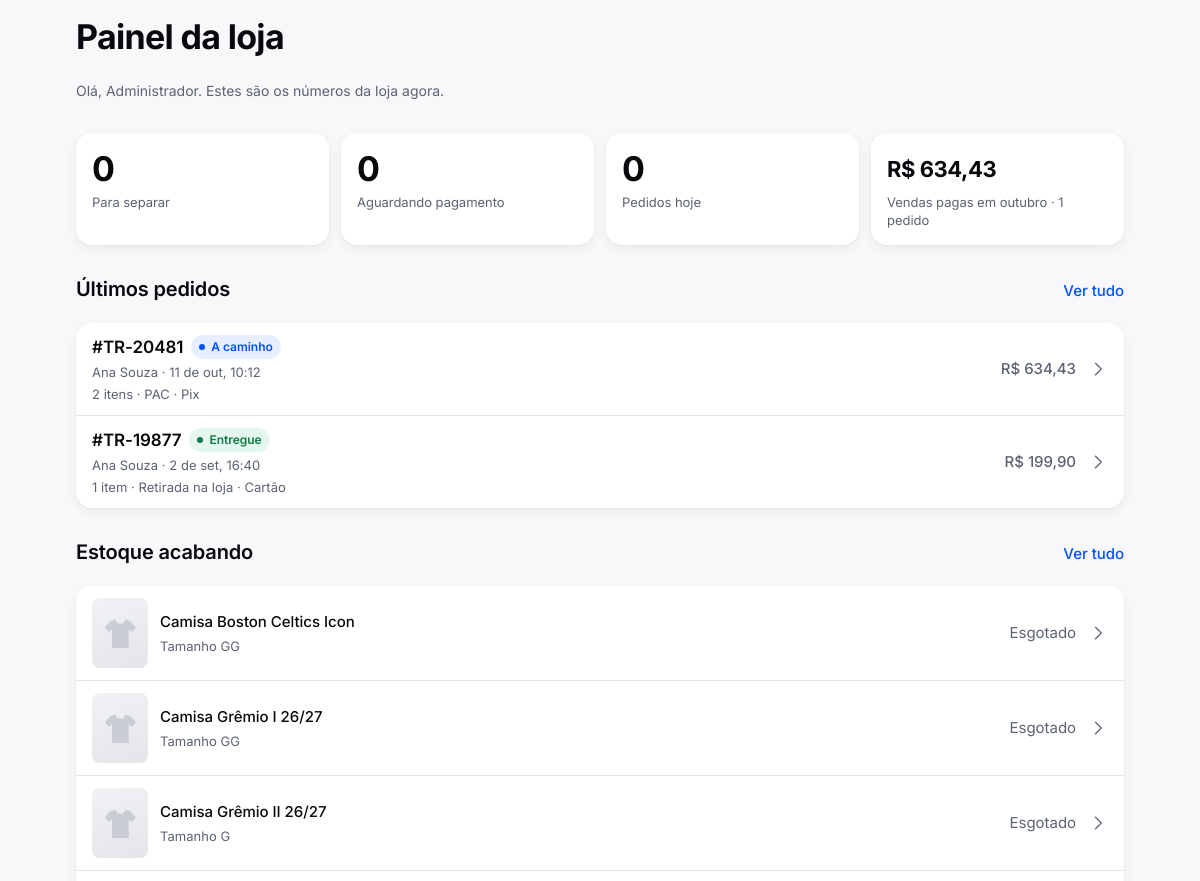
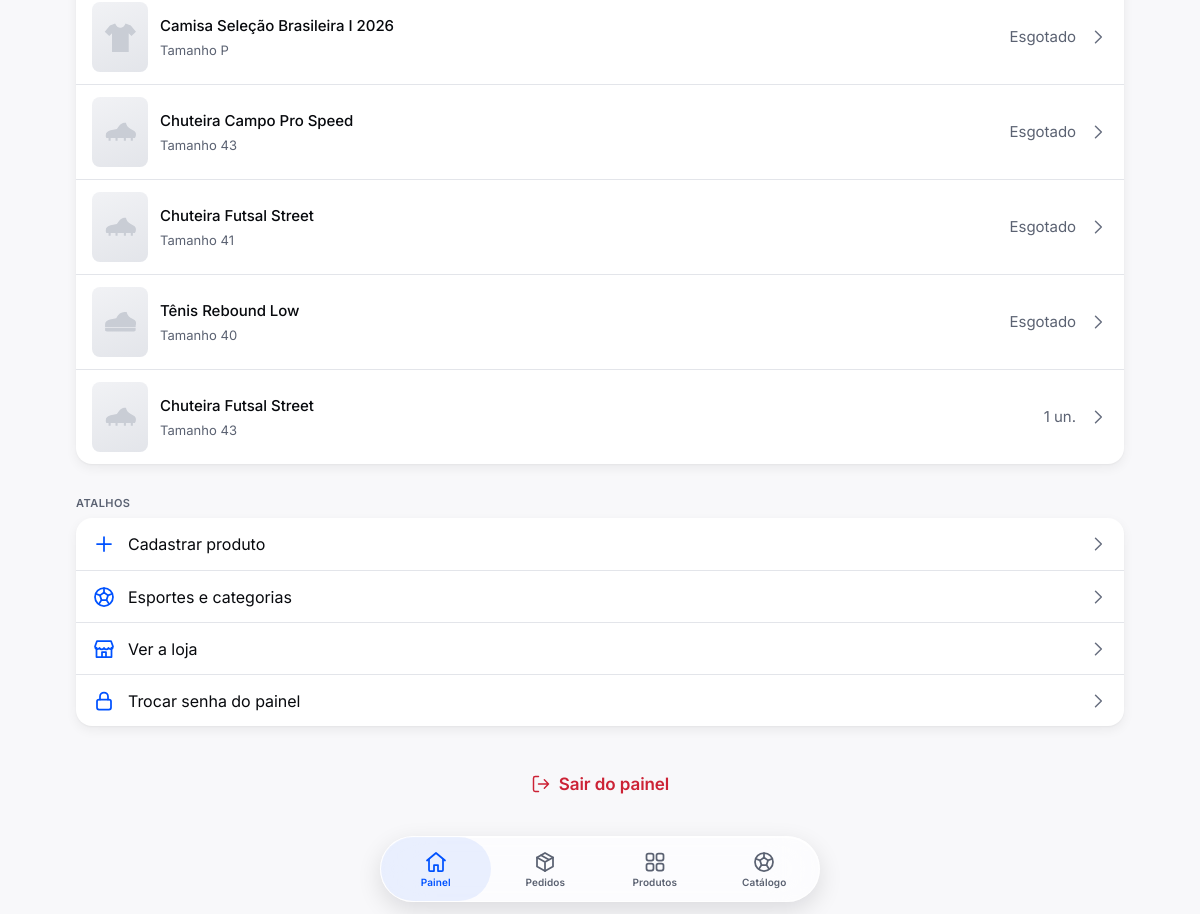
/admin/ (signed in), run on the app's committed database (2 pictures, top to bottom).
### tables this page shows
CREATE TABLE administradores (
  id         INT UNSIGNED AUTO_INCREMENT PRIMARY KEY,
  nome       VARCHAR(120) NOT NULL,
  email      VARCHAR(160) NOT NULL UNIQUE,
  senha_hash VARCHAR(255) NOT NULL,
  criado_em  DATETIME     NOT NULL DEFAULT CURRENT_TIMESTAMP
);

CREATE TABLE produto_tamanhos (
  id         INT UNSIGNED AUTO_INCREMENT PRIMARY KEY,
  produto_id INT UNSIGNED NOT NULL,
  tamanho    VARCHAR(10)  NOT NULL,
  estoque    INT UNSIGNED NOT NULL DEFAULT 0,
  ordem      INT          NOT NULL DEFAULT 0,
  UNIQUE KEY uk_produto_tamanho (produto_id, tamanho),
  CONSTRAINT fk_tamanho_produto FOREIGN KEY (produto_id) REFERENCES produtos (id) ON DELETE CASCADE
);

CREATE TABLE produtos (
  id                INT UNSIGNED AUTO_INCREMENT PRIMARY KEY,
  categoria_id      INT UNSIGNED  NOT NULL,
  nome              VARCHAR(120)  NOT NULL,
  slug              VARCHAR(140)  NOT NULL UNIQUE,
  descricao         TEXT          NULL,
  time_nome         VARCHAR(60)   NULL,       
  marca             VARCHAR(60)   NULL,
  preco             DECIMAL(10,2) NOT NULL,
  preco_promocional DECIMAL(10,2) NULL,       
  oficial           TINYINT(1)    NOT NULL DEFAULT 0,  
  lancamento        TINYINT(1)    NOT NULL DEFAULT 0,  
  destaque          TINYINT(1)    NOT NULL DEFAULT 0,  
  midia             ENUM('camisa', 'bola', 'chuteira', 'tenis', 'calcao', 'meiao', 'caneleira')
                    NOT NULL DEFAULT 'camisa',  
  guia_tamanhos     ENUM('camisa', 'calcado', 'calcao', 'meiao') NULL,  
  ativo             TINYINT(1)    NOT NULL DEFAULT 1,
  criado_em         DATETIME      NOT NULL DEFAULT CURRENT_TIMESTAMP,
  KEY idx_produto_categoria (categoria_id),
  CONSTRAINT fk_produto_categoria FOREIGN KEY (categoria_id) REFERENCES categorias (id)
);

CREATE TABLE pedidos (
  id             INT UNSIGNED AUTO_INCREMENT PRIMARY KEY,
  numero         VARCHAR(12)   NOT NULL UNIQUE,  
  cliente_id     INT UNSIGNED  NULL,             
  nome           VARCHAR(120)  NOT NULL,
  email          VARCHAR(160)  NOT NULL,
  cpf            CHAR(11)      NOT NULL,
  telefone       VARCHAR(20)   NOT NULL,
  cep            CHAR(8)       NULL,             
  logradouro     VARCHAR(160)  NULL,
  numero_end     VARCHAR(20)   NULL,
  complemento    VARCHAR(80)   NULL,
  bairro         VARCHAR(80)   NULL,
  cidade         VARCHAR(80)   NULL,
  uf             CHAR(2)       NULL,
  entrega_tipo   ENUM('pac', 'sedex', 'transportadora', 'retirada') NOT NULL,
  entrega_prazo  VARCHAR(60)   NULL,             
  pagamento_tipo ENUM('pix', 'cartao', 'boleto') NOT NULL,
  parcelas       TINYINT UNSIGNED NOT NULL DEFAULT 1,
  subtotal       DECIMAL(10,2) NOT NULL,
  frete          DECIMAL(10,2) NOT NULL DEFAULT 0,
  desconto       DECIMAL(10,2) NOT NULL DEFAULT 0,
  total          DECIMAL(10,2) NOT NULL,
  codigo_rastreio VARCHAR(20)  NULL,             
  status         ENUM('aguardando_pagamento', 'pagamento_recusado', 'pago', 'em_separacao',
                      'enviado', 'pronto_retirada', 'entregue', 'cancelado')
                 NOT NULL DEFAULT 'aguardando_pagamento',
  criado_em      DATETIME      NOT NULL DEFAULT CURRENT_TIMESTAMP,
  atualizado_em  DATETIME      NOT NULL DEFAULT CURRENT_TIMESTAMP ON UPDATE CURRENT_TIMESTAMP,
  KEY idx_pedido_cliente (cliente_id),
  CONSTRAINT fk_pedido_cliente FOREIGN KEY (cliente_id) REFERENCES clientes (id) ON DELETE SET NULL
);

### includes/funcoes.php (called while the page is built, shortened)
<?php
function url_base(): string
{
    static $base = null;
    if ($base === null) {
        global $config;
        if ($config['url_base'] !== null) {
            $base = rtrim($config['url_base'], '/');
        } else {
            $raiz      = str_replace('\\', '/', realpath(__DIR__ . '/..'));
            $documento = str_replace('\\', '/', realpath($_SERVER['DOCUMENT_ROOT'] ?? '') ?: '');
            $base      = ($documento !== '' && stripos($raiz, $documento) === 0)
                ? substr($raiz, strlen($documento))
                : '';
            $base = rtrim($base, '/');
        }
    }
    return $base;
}
function url(string $caminho = ''): string
{
    return url_base() . '/' . ltrim($caminho, '/');
}
function e(?string $texto): string
{
    return htmlspecialchars($texto ?? '', ENT_QUOTES | ENT_SUBSTITUTE, 'UTF-8');
}
function dinheiro(float $valor): string
{
    return 'R$ ' . number_format($valor, 2, ',', '.');
}

### includes/db.php (called while the page is built)
<?php
function db(): PDO
{
    static $pdo = null;
    if ($pdo === null) {
        global $config;
        $dsn = sprintf(
            'mysql:host=%s;port=%d;dbname=%s;charset=utf8mb4',
            $config['db_host'],
            $config['db_porta'],
            $config['db_nome']
        );
        $pdo = new PDO($dsn, $config['db_usuario'], $config['db_senha'], [
            PDO::ATTR_ERRMODE            => PDO::ERRMODE_EXCEPTION,
            PDO::ATTR_DEFAULT_FETCH_MODE => PDO::FETCH_ASSOC,
            PDO::ATTR_EMULATE_PREPARES   => false,
        ]);
        $pdo->exec("SET time_zone = '" . (new DateTime())->format('P') . "'");
    }
    return $pdo;
}
function consulta(string $sql, array $parametros = []): PDOStatement
{
    $stmt = db()->prepare($sql);
    $stmt->execute($parametros);
    return $stmt;
}

### admin/index.php (the view, shortened to what this page needs)
<?php
require __DIR__ . '/../includes/admin.php';
$admin = exigir_admin();
$resumo = resumo_painel();
$recentes = pedidos_admin('todos', '', 5);
$acabando = estoque_baixo();
$meses = ['janeiro', 'fevereiro', 'março', 'abril', 'maio', 'junho', 'julho', 'agosto', 'setembro', 'outubro', 'novembro', 'dezembro'];
?>
<div class="conteudo pilha-xl">
  <?= nav_large('Painel da loja') ?>
  <p class="t-subheadline texto-secundario" style="margin-top: calc(var(--spacing-2xl) * -1)">Olá, <?= e(explode(' ', $admin['nome'])[0]) ?>. Estes são os números da loja agora.</p>
  <section class="admin-numeros" aria-label="Resumo">
    <a class="admin-numero<?= $resumo['separar'] ? ' admin-numero--destaque' : '' ?>" href="<?= e(url('admin/pedidos.php?filtro=separar')) ?>">
      <span class="admin-numero__valor"><?= $resumo['separar'] ?></span>
      <span class="admin-numero__rotulo">Para separar</span>
    </a>
    <a class="admin-numero" href="<?= e(url('admin/pedidos.php?filtro=pagamento')) ?>">
      <span class="admin-numero__valor"><?= $resumo['pagamento'] ?></span>
      <span class="admin-numero__rotulo">Aguardando pagamento</span>
    </a>
    <div class="admin-numero">
      <span class="admin-numero__valor"><?= $resumo['pedidos_hoje'] ?></span>
      <span class="admin-numero__rotulo">Pedidos hoje</span>
    </div>
    <div class="admin-numero">
      <span class="admin-numero__valor admin-numero__valor--dinheiro"><?= dinheiro($resumo['vendas_mes']) ?></span>
      <span class="admin-numero__rotulo">Vendas pagas em <?= e($meses[(int) date('n') - 1]) ?> · <?= $resumo['pedidos_mes'] ?> <?= $resumo['pedidos_mes'] === 1 ? 'pedido' : 'pedidos' ?></span>
    </div>
  </section>
  <section class="pilha-sm">
    <?= cabecalho_secao('Últimos pedidos', url('admin/pedidos.php')) ?>
    <?php if ($recentes): ?>
      <ul class="lista" role="list">
        <?php foreach ($recentes as $p): ?>
          <li><?= linha_pedido_admin($p) ?></li>
        <?php endforeach; ?>
      </ul>
    <?php else: ?>
      <p class="t-subheadline texto-secundario">Nenhum pedido ainda.</p>
    <?php endif; ?>
  </section>
  <section class="pilha-sm">
    <?= cabecalho_secao('Estoque acabando', url('admin/produtos.php')) ?>
    <?php if ($acabando): ?>
      <ul class="lista" role="list">
        <?php foreach ($acabando as $t): ?>
          <li>
            <a class="linha-lista" href="<?= e(url('admin/produto.php?id=' . (int) $t['id'] . '#tamanhos')) ?>">
              <?= midia_produto($t, 'midia-produto--mini') ?>
              <span class="linha-lista__rotulo">
                <span class="t-callout"><?= e($t['nome']) ?></span><br>
                <span class="t-footnote texto-secundario">Tamanho <?= e($t['tamanho']) ?></span>
              </span>
              <span class="linha-lista__valor <?= (int) $t['estoque'] === 0 ? 'texto-erro' : '' ?>"><?= (int) $t['estoque'] === 0 ? 'Esgotado' : (int) $t['estoque'] . ' un.' ?></span>
              <?= icone('seta-direita', 'icone--sm linha-lista__seta') ?>
            </a>
          </li>
        <?php endforeach; ?>
      </ul>
    <?php else: ?>
      <p class="t-subheadline texto-secundario">Nenhum tamanho com <?= ESTOQUE_BAIXO ?> peças ou menos.</p>
    <?php endif; ?>
  </section>
  <section class="pilha-sm">
    <h2 class="t-label-caps texto-secundario">Atalhos</h2>
    <ul class="lista" role="list">
      <li><?= linha_lista('Cadastrar produto', 'mais', url('admin/produto.php')) ?></li>
      <li><?= linha_lista('Esportes e categorias', 'esportes', url('admin/catalogo.php')) ?></li>
      <li><?= linha_lista('Ver a loja', 'loja', url('index.php')) ?></li>
      <li><?= linha_lista('Trocar senha do painel', 'cadeado', url('admin/senha.php')) ?></li>
    </ul>
  </section>
  <form method="post" action="<?= e(url('admin/sair.php')) ?>">
    <button type="submit" class="botao botao--ghost botao--bloco texto-erro"><?= icone('sair', 'icone--sm') ?> Sair do painel</button>
  </form>
</div>

### includes/componentes.php (shortened to what this page needs)
<?php
function icone(string $nome, string $classe = ''): string
{
    return '<svg class="icone ' . e($classe) . '" aria-hidden="true" focusable="false">'
         . '<use href="' . e(asset('img/icones.svg')) . '#i-' . e($nome) . '"></use></svg>';
}
function silhueta(string $tipo, string $classe = ''): string
{
    return '<svg class="' . e($classe) . '" viewBox="0 0 100 100" aria-hidden="true" focusable="false">'
         . '<use href="' . e(asset('img/icones.svg')) . '#s-' . e($tipo) . '"></use></svg>';
}
function midia_produto(array $produto, string $classe = ''): string
{
    $html = '<div class="midia-produto ' . e($classe) . '">';
    if (!empty($produto['imagem'])) {
        $html .= '<img src="' . e(url('assets/img/produtos/' . $produto['imagem'])) . '" alt="" loading="lazy">';
    } else {
        $html .= silhueta($produto['midia'] ?? 'camisa', 'midia-produto__silhueta');
    }
    return $html . '</div>';
}
function nav_large(string $titulo, string $acoes = ''): string
{
    return '<header class="nav-large">'
         . '<h1 class="nav-large__titulo">' . e($titulo) . '</h1>'
         . ($acoes ? '<div class="nav-large__acoes">' . $acoes . '</div>' : '')
         . '</header>';
}
function cabecalho_secao(string $titulo, ?string $link = null, string $texto_link = 'Ver tudo'): string
{
    return '<div class="cabecalho-secao">'
         . '<h2 class="cabecalho-secao__titulo">' . e($titulo) . '</h2>'
         . ($link ? '<a class="cabecalho-secao__link" href="' . e($link) . '">' . e($texto_link) . '</a>' : '')
         . '</div>';
}
function linha_lista(string $rotulo, ?string $icone = null, ?string $link = null, ?string $valor = null): string
{
    $tag   = $link ? 'a' : 'div';
    $href  = $link ? ' href="' . e($link) . '"' : '';
    return '<' . $tag . ' class="linha-lista"' . $href . '>'
         . ($icone ? icone($icone, 'linha-lista__icone') : '')
         . '<span class="linha-lista__rotulo">' . e($rotulo) . '</span>'
         . ($valor !== null ? '<span class="linha-lista__valor">' . e($valor) . '</span>' : '')
         . ($link ? icone('seta-direita', 'icone--sm linha-lista__seta') : '')
         . '</' . $tag . '>';
}

### includes/admin.php (shortened to what this page needs)
<?php
function admin_logado(): ?array
{
    static $cache = [];
    $id = (int) ($_SESSION['admin_id'] ?? 0);
    if (!array_key_exists($id, $cache)) {
        $cache[$id] = consulta('SELECT id, nome, email FROM administradores WHERE id = ?', [$id])->fetch() ?: null;
    }
    return $cache[$id];
}
function exigir_admin(): array
{
    $admin = admin_logado();
    return $admin;
}
function pedidos_admin(string $filtro, string $busca = '', int $limite = 100): array
{
    $where = [];
    $params = [];
    $status = FILTROS_PEDIDO[$filtro][1] ?? [];
    return consulta(
        'SELECT p.*, (SELECT SUM(quantidade) FROM pedido_itens WHERE pedido_id = p.id) AS quantidade_itens
           FROM pedidos p' . ($where ? ' WHERE ' . implode(' AND ', $where) : '') . '
          ORDER BY p.criado_em DESC, p.id DESC LIMIT ' . (int) $limite,
        $params
    )->fetchAll();
}
function resumo_painel(): array
{
    $vendas = consulta(
        "SELECT COUNT(*) AS pedidos, COALESCE(SUM(total), 0) AS valor
           FROM pedidos WHERE status NOT IN ('cancelado', 'pagamento_recusado', 'aguardando_pagamento') AND criado_em >= ?",
        [(new DateTimeImmutable('first day of this month'))->format('Y-m-d 00:00:00')]
    )->fetch();
    $hoje = (int) consulta('SELECT COUNT(*) FROM pedidos WHERE criado_em >= ?', [date('Y-m-d 00:00:00')])->fetchColumn();
    $por_status = consulta('SELECT status, COUNT(*) FROM pedidos GROUP BY status')->fetchAll(PDO::FETCH_KEY_PAIR);
    return [
        'pedidos_hoje'  => $hoje,
        'vendas_mes'    => (float) $vendas['valor'],
        'pedidos_mes'   => (int) $vendas['pedidos'],
        'separar'       => (int) ($por_status['pago'] ?? 0) + (int) ($por_status['em_separacao'] ?? 0),
        'pagamento'     => (int) ($por_status['aguardando_pagamento'] ?? 0),
        'retirar'       => (int) ($por_status['pronto_retirada'] ?? 0),
    ];
}
function estoque_baixo(int $limite = 8): array
{
    return consulta(
        'SELECT p.id, p.nome, p.midia, t.tamanho, t.estoque,
                (SELECT arquivo FROM produto_imagens WHERE produto_id = p.id ORDER BY ordem, id LIMIT 1) AS imagem
           FROM produto_tamanhos t JOIN produtos p ON p.id = t.produto_id
          WHERE p.ativo = 1 AND t.estoque <= ?
          ORDER BY t.estoque, p.nome LIMIT ' . (int) $limite,
        [ESTOQUE_BAIXO]
    )->fetchAll();
}
function linha_pedido_admin(array $p): string
{
    $itens = (int) ($p['quantidade_itens'] ?? 0);
    return '<a class="linha-lista admin-linha-pedido" href="' . e(url('admin/pedido.php?numero=' . urlencode($p['numero']))) . '">'
         . '<span class="linha-lista__rotulo pilha-xs">'
         .   '<span class="linha"><span class="t-headline">#' . e($p['numero']) . '</span>' . selo_status($p['status']) . '</span>'
         .   '<span class="t-footnote texto-secundario">' . e($p['nome']) . ' · ' . e(data_hora_curta($p['criado_em'])) . '</span>'
         .   '<span class="t-footnote texto-secundario">' . $itens . ($itens === 1 ? ' item' : ' itens') . ' · '
         .     e(NOMES_ENTREGA[$p['entrega_tipo']]) . ' · ' . e(NOMES_PAGAMENTO[$p['pagamento_tipo']]) . '</span>'
         . '</span>'
         . '<span class="linha-lista__valor t-callout">' . dinheiro((float) $p['total']) . '</span>'
         . icone('seta-direita', 'icone--sm linha-lista__seta')
         . '</a>';
}

### includes/conta.php (shortened to what this page needs)
<?php
function selo_status(string $status): string
{
    [$texto, $tipo] = STATUS_PEDIDO[$status] ?? [$status, 'marca'];
    return '<span class="status-pedido status-pedido--' . e($tipo) . '">' . e($texto) . '</span>';
}
function data_hora_curta(string $data): string
{
    $meses = ['jan', 'fev', 'mar', 'abr', 'mai', 'jun', 'jul', 'ago', 'set', 'out', 'nov', 'dez'];
    $d = new DateTimeImmutable($data);
    return $d->format('j') . ' de ' . $meses[(int) $d->format('n') - 1] . ', ' . $d->format('H:i');
}

### data on the page
administradores: nome "Administrador"
produto_tamanhos: estoque "0", produto.nome "Camisa Grêmio I 26/27", tamanho "GG", shows "Esgotado"
produtos: id "1"
pedidos: numero "TR-20481", texto "A caminho", nome "Ana Souza", criado_em "11 de out, 10:12", itens "2", entrega_tipo "PAC", pagamento_tipo "Pix", total "R$ 634,43"
pedidos: numero "TR-19877", texto "Entregue", nome "Ana Souza", criado_em "2 de set, 16:40", itens "1", shows "item", entrega_tipo "Retirada na loja", pagamento_tipo "Cartão", total "R$ 199,90"
produto_tamanhos: produto.nome "Camisa Boston Celtics Icon", tamanho "GG", estoque "Esgotado"
produto_tamanhos: produto.nome "Camisa Grêmio II 26/27", tamanho "G", estoque "Esgotado"
produto_tamanhos: produto.nome "Camisa Seleção Brasileira I 2026", tamanho "P", estoque "Esgotado"
produto_tamanhos: produto.nome "Chuteira Campo Pro Speed", tamanho "43", estoque "Esgotado"
produto_tamanhos: produto.nome "Chuteira Futsal Street", tamanho "41", estoque "Esgotado"
produto_tamanhos: produto.nome "Tênis Rebound Low", tamanho "40", estoque "Esgotado"
produto_tamanhos: produto.nome "Chuteira Futsal Street", tamanho "43", estoque "1"

### other printed values
$titulo "Painel da loja"
dinheiro($resumo['vendas_mes']) "R$ 634,43"
$titulo "Últimos pedidos Estoque acabando"
$texto_link "Ver tudo Ver tudo"
$rotulo "Cadastrar produto Esportes e categorias Ver a loja Trocar senha do painel"
$rotulo "Painel"
$rotulo "Pedidos"
$rotulo "Produtos"
$rotulo "Catálogo"
